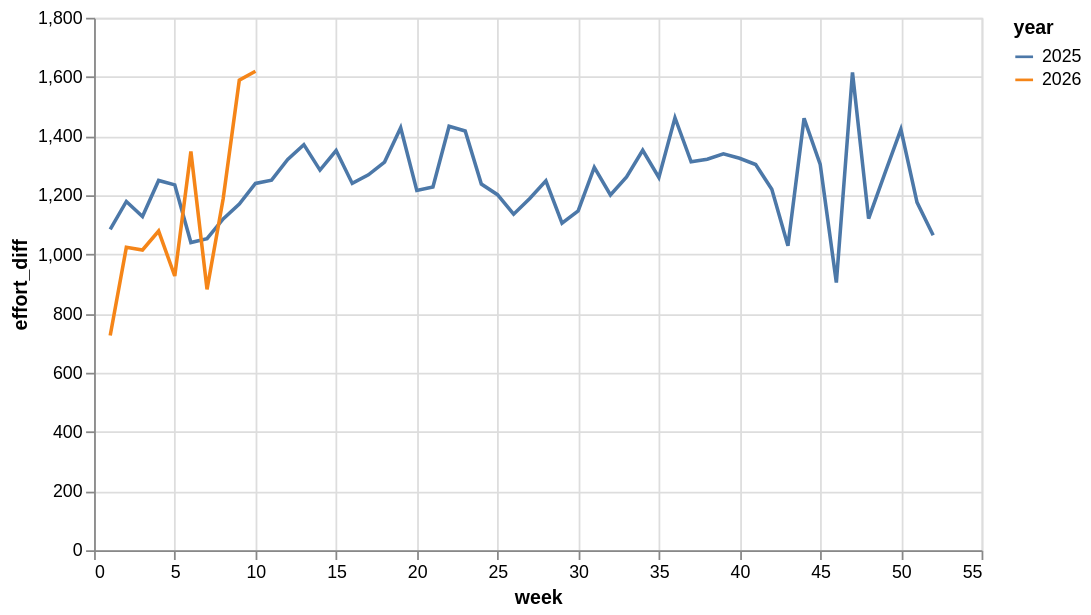

Source (notebook cell):
### Code cell
alt.Chart(
    do_grafu_celorepublika,
    width=500,
    height=300
).mark_line(
).encode(
    alt.X('week:Q'),
    alt.Y('effort_diff:Q'),
    alt.Color('year:N')
)

### Figure 1 — Vega-Lite specification as saved in the notebook (floating-point values rounded to 4 significant figures)
{"config": {"view": {"continuousWidth": 300, "continuousHeight": 300}}, "data": {"name": "data-4d9cd10a931616ed39176aae48c9cfa8"}, "mark": {"type": "line"}, "encoding": {"color": {"field": "year", "type": "nominal"}, "x": {"field": "week", "type": "quantitative"}, "y": {"field": "effort_diff", "type": "quantitative"}}, "height": 300, "width": 500, "$schema": "https://vega.github.io/schema/vega-lite/v6.1.0.json", "datasets": {"data-4d9cd10a931616ed39176aae48c9cfa8": [{"year": 2025, "week": 1, "effort_diff": 1085.0, "trend": null}, {"year": 2025, "week": 2, "effort_diff": 1179.0, "trend": 1.087}, {"year": 2025, "week": 3, "effort_diff": 1128.0, "trend": 0.9567}, {"year": 2025, "week": 4, "effort_diff": 1250.0, "trend": 1.108}, {"year": 2025, "week": 5, "effort_diff": 1235.0, "trend": 0.988}, {"year": 2025, "week": 6, "effort_diff": 1040.0, "trend": 0.8421}, {"year": 2025, "week": 7, "effort_diff": 1053.0, "trend": 1.012}, {"year": 2025, "week": 8, "effort_diff": 1120.0, "trend": 1.064}, {"year": 2025, "week": 9, "effort_diff": 1170.0, "trend": 1.045}, {"year": 2025, "week": 10, "effort_diff": 1240.0, "trend": 1.06}, {"year": 2025, "week": 11, "effort_diff": 1251.0, "trend": 1.009}, {"year": 2025, "week": 12, "effort_diff": 1321.0, "trend": 1.056}, {"year": 2025, "week": 13, "effort_diff": 1371.0, "trend": 1.038}, {"year": 2025, "week": 14, "effort_diff": 1285.0, "trend": 0.9373}, {"year": 2025, "week": 15, "effort_diff": 1351.0, "trend": 1.051}, {"year": 2025, "week": 16, "effort_diff": 1240.0, "trend": 0.9178}, {"year": 2025, "week": 17, "effort_diff": 1269.0, "trend": 1.023}, {"year": 2025, "week": 18, "effort_diff": 1312.0, "trend": 1.034}, {"year": 2025, "week": 19, "effort_diff": 1428.0, "trend": 1.088}, {"year": 2025, "week": 20, "effort_diff": 1216.0, "trend": 0.8515}, {"year": 2025, "week": 21, "effort_diff": 1228.0, "trend": 1.01}, {"year": 2025, "week": 22, "effort_diff": 1433.0, "trend": 1.167}, {"year": 2025, "week": 23, "effort_diff": 1417.0, "trend": 0.9888}, {"year": 2025, "week": 24, "effort_diff": 1238.0, "trend": 0.8737}, {"year": 2025, "week": 25, "effort_diff": 1202.0, "trend": 0.9709}, {"year": 2025, "week": 26, "effort_diff": 1136.0, "trend": 0.9451}, {"year": 2025, "week": 27, "effort_diff": 1189.0, "trend": 1.047}, {"year": 2025, "week": 28, "effort_diff": 1249.0, "trend": 1.05}, {"year": 2025, "week": 29, "effort_diff": 1106.0, "trend": 0.8855}, {"year": 2025, "week": 30, "effort_diff": 1147.0, "trend": 1.037}, {"year": 2025, "week": 31, "effort_diff": 1294.0, "trend": 1.128}, {"year": 2025, "week": 32, "effort_diff": 1201.0, "trend": 0.9281}, {"year": 2025, "week": 33, "effort_diff": 1262.0, "trend": 1.051}, {"year": 2025, "week": 34, "effort_diff": 1352.0, "trend": 1.071}, {"year": 2025, "week": 35, "effort_diff": 1260.0, "trend": 0.932}, {"year": 2025, "week": 36, "effort_diff": 1462.0, "trend": 1.16}, {"year": 2025, "week": 37, "effort_diff": 1313.0, "trend": 0.8981}, {"year": 2025, "week": 38, "effort_diff": 1322.0, "trend": 1.007}, {"year": 2025, "week": 39, "effort_diff": 1340.0, "trend": 1.014}, {"year": 2025, "week": 40, "effort_diff": 1325.0, "trend": 0.9888}, {"year": 2025, "week": 41, "effort_diff": 1304.0, "trend": 0.9842}, {"year": 2025, "week": 42, "effort_diff": 1220.0, "trend": 0.9356}, {"year": 2025, "week": 43, "effort_diff": 1029.0, "trend": 0.8434}, {"year": 2025, "week": 44, "effort_diff": 1460.0, "trend": 1.419}, {"year": 2025, "week": 45, "effort_diff": 1304.0, "trend": 0.8932}, {"year": 2025, "week": 46, "effort_diff": 905.0, "trend": 0.694}, {"year": 2025, "week": 47, "effort_diff": 1615.0, "trend": 1.785}, {"year": 2025, "week": 48, "effort_diff": 1121.0, "trend": 0.6941}, {"year": 2025, "week": 49, "effort_diff": 1273.0, "trend": 1.136}, {"year": 2025, "week": 50, "effort_diff": 1423.0, "trend": 1.118}, {"year": 2025, "week": 51, "effort_diff": 1176.0, "trend": 0.8264}, {"year": 2025, "week": 52, "effort_diff": 1065.0, "trend": 0.9056}, {"year": 2026, "week": 1, "effort_diff": 726.0, "trend": 0.6817}, {"year": 2026, "week": 2, "effort_diff": 1024.0, "trend": 1.41}, {"year": 2026, "week": 3, "effort_diff": 1015.0, "trend": 0.9912}, {"year": 2026, "week": 4, "effort_diff": 1079.0, "trend": 1.063}, {"year": 2026, "week": 5, "effort_diff": 927.0, "trend": 0.8591}, {"year": 2026, "week": 6, "effort_diff": 1348.0, "trend": 1.454}, {"year": 2026, "week": 7, "effort_diff": 882.0, "trend": 0.6543}, {"year": 2026, "week": 8, "effort_diff": 1188.0, "trend": 1.347}, {"year": 2026, "week": 9, "effort_diff": 1589.0, "trend": 1.338}, {"year": 2026, "week": 10, "effort_diff": 1619.0, "trend": 1.019}]}}
